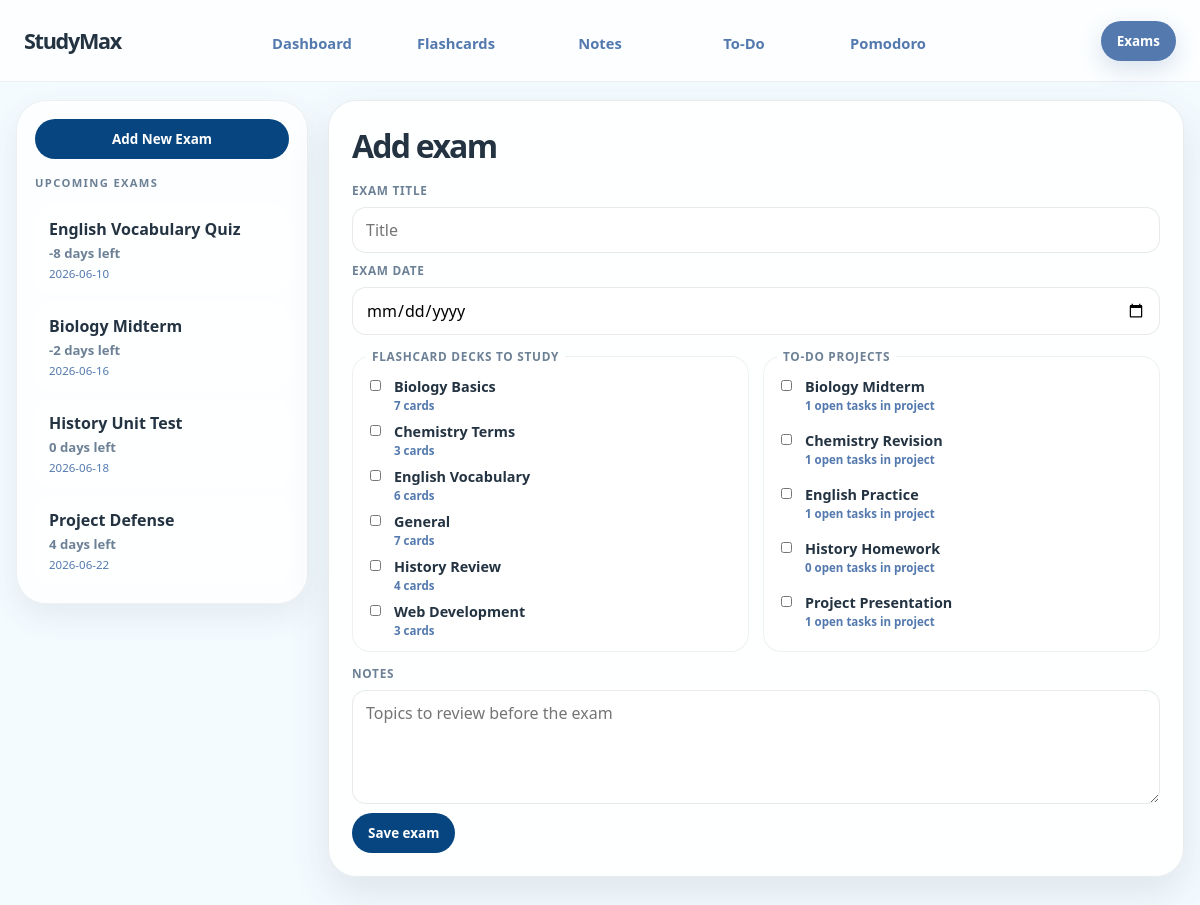
/exams, run on the app's committed database.
### tables this page shows
CREATE TABLE "exams" (
    id INTEGER PRIMARY KEY AUTOINCREMENT,
    title TEXT NOT NULL,
    exam_date TEXT NOT NULL,
    deck_id INTEGER,
    notes TEXT,
    created_at TIMESTAMP DEFAULT CURRENT_TIMESTAMP,
    FOREIGN KEY (deck_id) REFERENCES flashcard_decks (id)
);

CREATE TABLE flashcard_decks (
            id INTEGER PRIMARY KEY AUTOINCREMENT,
            name TEXT NOT NULL UNIQUE,
            created_at TIMESTAMP DEFAULT CURRENT_TIMESTAMP
        );

CREATE TABLE todo_projects (
    id INTEGER PRIMARY KEY AUTOINCREMENT,
    name TEXT NOT NULL UNIQUE,
    created_at TIMESTAMP DEFAULT CURRENT_TIMESTAMP
);

### app.py (the view, shortened to what this page needs)
@app.route("/exams", methods=["GET", "POST"])
def exams():
    all_exams = get_exams()
    selected_exam_id = request.args.get("exam_id", type=int)
    selected_exam = None
    if selected_exam_id:
        selected_exam = next(
            (exam for exam in all_exams if exam["id"] == selected_exam_id),
            None,
        )
    return render_template(
        "exams.html",
        exams=exam_days_left(),
        raw_exams=all_exams,
        selected_exam=selected_exam,
        todo_projects=get_todo_projects(),
        open_todos=query_all(
            """
            SELECT t.id, t.title, t.due_date, p.name AS project_name
            FROM todos t
            LEFT JOIN todo_projects p ON p.id = t.project_id
            WHERE is_done = 0
            ORDER BY date(t.due_date) ASC, t.created_at ASC
            """
        ),
    )

### app.py (called while the page is built)
def get_db():
    if "db" not in g:
        g.db = sqlite3.connect(DATABASE)
        g.db.row_factory = sqlite3.Row
    return g.db

def query_all(sql, params=()):
    return get_db().execute(sql, params).fetchall()

def utc_now():
    return datetime.utcnow()

def today_utc_date():
    return utc_now().date()

def parse_date(value):
    if not value:
        return None
    return datetime.strptime(value, "%Y-%m-%d").date()

def get_flashcard_decks():
    return query_all(
        """
        SELECT d.id,
               d.name,
               COUNT(f.id) AS card_count,
               SUM(CASE WHEN datetime(f.due_at) <= datetime('now') THEN 1 ELSE 0 END) AS due_count
        FROM flashcard_decks d
        LEFT JOIN flashcards f ON f.deck_id = d.id
        GROUP BY d.id, d.name
        ORDER BY lower(d.name)
        """
    )

def get_todo_projects():
    return query_all(
        """
        SELECT p.id,
               p.name,
               COUNT(t.id) AS task_count
        FROM todo_projects p
        LEFT JOIN todos t ON t.project_id = p.id AND t.is_done = 0
        GROUP BY p.id, p.name
        ORDER BY lower(p.name)
        """
    )

def get_exams():
    exams = query_all(
        """
        SELECT e.*, d.name AS deck_name
        FROM exams e
        LEFT JOIN flashcard_decks d ON d.id = e.deck_id
        ORDER BY date(e.exam_date) ASC
        """
    )
    return [exam_details(exam) for exam in exams]

def exam_days_left():
    exams = []
    today = today_utc_date()
    for exam in get_exams():
        exam_date = parse_date(exam["exam_date"])
        if exam_date is None:
            continue
        days_left = (exam_date - today).days
        exams.append(
            {
                "id": exam["id"],
                "title": exam["title"],
                "deck_name": exam["deck_name"],
                "deck_names": exam["deck_names"],
                "project_names": exam["project_names"],
                "todo_titles": exam["todo_titles"],
                "exam_date": exam["exam_date"],
                "days_left": days_left,
                "status": "Upcoming" if days_left >= 0 else "Passed",
            }
        )
    return exams

@app.context_processor
def site_data():
    return {
        "decks": get_flashcard_decks(),
    }

### templates/exams.html (shortened to what this page needs)
{% extends "base.html" %}
{% block content %}
{% set selected_deck_ids = selected_exam.deck_ids if selected_exam else [] %}
{% set selected_project_ids = selected_exam.project_ids if selected_exam else [] %}
<section class="exam-workspace">
    <aside class="exam-sidebar">
        <a class="button-link exam-new-button" href="{{ url_for('exams') }}">Add New Exam</a>
        <div class="exam-list">
            <p class="small-title">Upcoming Exams</p>
            {% if raw_exams %}
                {% for exam in exams %}
                    <a class="exam-list-item {{ 'active' if selected_exam and selected_exam.id == exam.id else '' }}" href="{{ url_for('exams', exam_id=exam.id) }}">
                        <strong>{{ exam.title }}</strong>
                        <span>{{ exam.days_left }} days left</span>
                        <small>{{ exam.exam_date }}</small>
                    </a>
                {% endfor %}
            {% else %}
                <p class="hint-text">No exams yet.</p>
            {% endif %}
        </div>
    </aside>
    <main class="exam-editor box">
        <div class="box-title">
            <div>
                <h2>{{ 'Edit exam' if selected_exam else 'Add exam' }}</h2>
            </div>
        </div>
        <form method="post" class="form-fields">
            <label for="title">Exam title</label>
            <input id="title" name="title" value="{{ selected_exam.title if selected_exam else '' }}" placeholder="Title" required>
            <label for="exam_date">Exam date</label>
            <input id="exam_date" name="exam_date" type="date" value="{{ selected_exam.exam_date if selected_exam else '' }}" required>
            <div class="exam-requirement-grid">
                <fieldset class="check-box">
                    <legend>Flashcard decks to study</legend>
                    {% if decks %}
                        {% for deck in decks %}
                            <label class="check-row">
                                <input type="checkbox" name="deck_ids" value="{{ deck.id }}" {{ 'checked' if deck.id in selected_deck_ids else '' }}>
                                <span>{{ deck.name }} <small>{{ deck.card_count }} cards</small></span>
                            </label>
                        {% endfor %}
                    {% else %}
                        <p class="hint-text">No decks yet.</p>
                    {% endif %}
                </fieldset>
                <fieldset class="check-box">
                    <legend>To-do projects</legend>
                    {% if todo_projects %}
                        {% for project in todo_projects %}
                            <label class="check-row">
                                <input type="checkbox" name="project_ids" value="{{ project.id }}" {{ 'checked' if project.id in selected_project_ids else '' }}>
                                <span>{{ project.name }} <small>{{ project.task_count }} open tasks in project</small></span>
                            </label>
                        {% endfor %}
                    {% else %}
                        <p class="hint-text">No projects yet.</p>
                    {% endif %}
                </fieldset>
            </div>
            <label for="notes">Notes</label>
            <textarea id="notes" name="notes" placeholder="Topics to review before the exam">{{ selected_exam.notes if selected_exam and selected_exam.notes else '' }}</textarea>
            <div class="actions">
                <button type="submit" class="{{ 'exam-update-button' if selected_exam else '' }}">{{ 'Update exam' if selected_exam else 'Save exam' }}</button>
            </div>
        </form>
    </main>
</section>
{% endblock %}

### static/style.css (style rules this page uses)
:root { --bg: #f4fbff; --surface: rgba(255, 255, 255, 0.84); --surface-strong: #eef6ff; --text: #243342; --muted: #6d8196; --accent: #06457f; --accent-soft: #bdddfc; --deep-blue: #06457f; --study-blue: #5379ae; --blue: #bdddfc; --blue-strong: #82c8e5; --steel: #5379ae; --sky: #82c8e5; --yellow: #d9ebfc; --yellow-strong: #82c8e5; --mint: #e6f2ff; --lilac: #d7e9fb; --danger: #e66f68; --border: rgba(56, 73, 89, 0.1); --shadow: 0 16px 40px rgba(56, 73, 89, 0.12); }
* { box-sizing: border-box; }
html { scroll-behavior: smooth; }
body { min-height: 100vh; margin: 0; color: var(--text); background: var(--bg); font-family: "Trebuchet MS", "Segoe UI", sans-serif; }
body::before { content: none; }
a { color: inherit; text-decoration: none; }
h1, h2, h3, p { margin-top: 0; }
h2 { margin-bottom: 10px; font-size: clamp(1.35rem, 3vw, 2rem); letter-spacing: -0.055em; }
.small-title { margin-bottom: 7px; color: var(--muted); font-size: 0.7rem; font-weight: 800; letter-spacing: 0.12em; text-transform: uppercase; }
.maindash-box, .box, .card { position: relative; overflow: hidden; border: 1px solid var(--border); border-radius: 28px; background: var(--surface); box-shadow: var(--shadow); }
.maindash-box, .box { padding: 23px; }
.box-title { display: flex; align-items: center; justify-content: space-between; gap: 16px; margin-bottom: 15px; }
.box-title h2, .box-title h3 { margin-bottom: 0; }
.form-fields { display: grid; gap: 9px; }
.check-box { display: grid; gap: 9px; margin: 4px 0; padding: 13px; border: 1px solid rgba(56, 73, 89, 0.08); border-radius: 18px; background: rgba(255, 255, 255, 0.5); }
.check-box legend { padding: 0 6px; color: var(--muted); font-size: 0.74rem; font-weight: 800; letter-spacing: 0.06em; text-transform: uppercase; }
.check-row { display: grid; grid-template-columns: 18px 1fr; gap: 10px; align-items: start; color: var(--text); font-size: 0.9rem; font-weight: 800; letter-spacing: 0; text-transform: none; }
.check-row input { width: auto; margin-top: 2px; }
.check-row small { display: block; margin-top: 2px; color: var(--steel); font-size: 0.72rem; font-weight: 700; }
label { color: var(--muted); font-size: 0.74rem; font-weight: 800; letter-spacing: 0.06em; text-transform: uppercase; }
input, select, textarea, button { font: inherit; }
input, select, textarea { width: 100%; padding: 11px 13px; border: 1px solid rgba(56, 73, 89, 0.12); border-radius: 14px; outline: none; background: rgba(255, 255, 255, 0.78); transition: 160ms ease; }
textarea { min-height: 114px; resize: vertical; }
button, .button-link { display: inline-flex; align-items: center; justify-content: center; width: fit-content; cursor: pointer; border: 0; border-radius: 999px; padding: 11px 16px; color: white; background: var(--accent); font-size: 0.84rem; font-weight: 800; transition: 180ms ease; }
.actions { display: flex; flex-wrap: wrap; gap: 7px; }
.exam-workspace { display: grid; grid-template-columns: 292px minmax(0, 1fr); gap: 20px; align-items: start; }
.exam-sidebar, .todo-sidebar, .notes-sidebar { display: grid; gap: 16px; position: static; padding: 18px; border: 1px solid rgba(56, 73, 89, 0.08); border-radius: 30px; background: rgba(255, 255, 255, 0.78); box-shadow: 0 12px 30px rgba(56, 73, 89, 0.09); }
.exam-new-button { width: 100%; }
.exam-list { display: grid; gap: 8px; }
.exam-list-item { display: grid; gap: 4px; padding: 13px 14px; border-radius: 17px; color: var(--muted); background: rgba(255, 255, 255, 0.42); transition: 180ms ease; }
.exam-list-item strong { color: var(--text); overflow: hidden; text-overflow: ellipsis; white-space: nowrap; }
.exam-list-item span { font-size: 0.82rem; font-weight: 900; }
.exam-list-item small { color: var(--steel); font-size: 0.72rem; }
.exam-editor { min-height: 520px; }
.exam-requirement-grid { display: grid; grid-template-columns: repeat(2, minmax(0, 1fr)); gap: 14px; }

### data on the page
exams: title "English Vocabulary Quiz", days_left "-8", exam_date "2026-06-10"
exams: title "Biology Midterm", days_left "-2", exam_date "2026-06-16"
exams: title "History Unit Test", days_left "0", exam_date "2026-06-18"
exams: title "Project Defense", days_left "4", exam_date "2026-06-22"
flashcard_decks: name "Biology Basics", card_count "7"
flashcard_decks: name "Chemistry Terms", card_count "3"
flashcard_decks: name "English Vocabulary", card_count "6"
flashcard_decks: name "General", card_count "7"
flashcard_decks: name "History Review", card_count "4"
flashcard_decks: name "Web Development", card_count "3"
todo_projects: name "Biology Midterm", task_count "1"
todo_projects: name "Chemistry Revision", task_count "1"
todo_projects: name "English Practice", task_count "1"
todo_projects: name "History Homework", task_count "0"
todo_projects: name "Project Presentation", task_count "1"

### other printed values
{{ 'Edit exam' if selected_exam else 'Add exam' }} "Add exam"
{{ 'Update exam' if selected_exam else 'Save exam' }} "Save exam"
